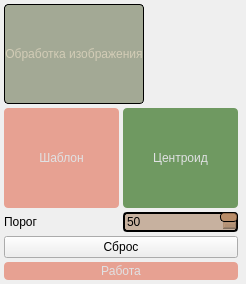
<?xml version="1.0" encoding="UTF-8"?>
<ui version="4.0">
 <class>WidgetProcessingImageControl</class>
 <widget class="QWidget" name="WidgetProcessingImageControl">
  <property name="geometry">
   <rect>
    <x>0</x>
    <y>0</y>
    <width>246</width>
    <height>284</height>
   </rect>
  </property>
  <property name="windowTitle">
   <string>Form</string>
  </property>
  <property name="styleSheet">
   <string notr="true">/* ---------------------------------------------------------------------------

    WARNING! File created programmatically. All changes made in this file will be lost!

    Created by the qtsass compiler v0.3.0

    The definitions are in the &quot;qdarkstyle.qss._styles.scss&quot; module

--------------------------------------------------------------------------- */
/* Light Style - QDarkStyleSheet ------------------------------------------ */
/*

See Qt documentation:

  - https://doc.qt.io/qt-5/stylesheet.html
  - https://doc.qt.io/qt-5/stylesheet-reference.html
  - https://doc.qt.io/qt-5/stylesheet-examples.html

--------------------------------------------------------------------------- */
/* Reset elements ------------------------------------------------------------

Resetting everything helps to unify styles across different operating systems

--------------------------------------------------------------------------- */
* {
  padding: 0px;
  margin: 0px;
  border: 0px;
  border-style: none;
  border-image: none;
  outline: 0;
}

/* specific reset for elements inside QToolBar */
QToolBar * {
  margin: 0px;
  padding: 0px;
}

/* QWidget ----------------------------------------------------------------

--------------------------------------------------------------------------- */
QWidget {
	/*background-color: #19232D;*/
	
	background-color: rgb(46, 65, 83);

  border: 0px solid #455364;
  padding: 0px;
  color: #E0E1E3;
  selection-background-color: #346792;
  selection-color: #E0E1E3;
}

QWidget:disabled {
  background-color: #19232D;
  color: #9DA9B5;
  selection-background-color: #26486B;
  selection-color: #9DA9B5;
}

QWidget::item:selected {
  background-color: #346792;
}

QWidget::item:hover:!selected {
  background-color: #1A72BB;
}

/* QMainWindow ------------------------------------------------------------

This adjusts the splitter in the dock widget, not qsplitter
https://doc.qt.io/qt-5/stylesheet-examples.html#customizing-qmainwindow

--------------------------------------------------------------------------- */
QMainWindow::separator {
  background-color: #455364;
  border: 0px solid #19232D;
  spacing: 0px;
  padding: 2px;
}

QMainWindow::separator:hover {
  background-color: #60798B;
  border: 0px solid #1A72BB;
}

QMainWindow::separator:horizontal {
  width: 5px;
  margin-top: 2px;
  margin-bottom: 2px;
  image: url(&quot;:/qss_icons/dark/rc/toolbar_separator_vertical.png&quot;);
}

QMainWindow::separator:vertical {
  height: 5px;
  margin-left: 2px;
  margin-right: 2px;
  image: url(&quot;:/qss_icons/dark/rc/toolbar_separator_horizontal.png&quot;);
}

/* QToolTip ---------------------------------------------------------------

https://doc.qt.io/qt-5/stylesheet-examples.html#customizing-qtooltip

--------------------------------------------------------------------------- */
QToolTip {
  background-color: #346792;
  color: #E0E1E3;
  /* If you remove the border property, background stops working on Windows */
  border: none;
  /* Remove padding, for fix combo box tooltip */
  padding: 0px;
  /* Remove opacity, fix #174 - may need to use RGBA */
}

/* QStatusBar -------------------------------------------------------------

https://doc.qt.io/qt-5/stylesheet-examples.html#customizing-qstatusbar

--------------------------------------------------------------------------- */
QStatusBar {
  border: 1px solid #455364;
  /* Fixes Spyder #9120, #9121 */
  background: #455364;
  /* Fixes #205, white vertical borders separating items */
}

QStatusBar::item {
  border: none;
}

QStatusBar QToolTip {
  background-color: #1A72BB;
  border: 1px solid #19232D;
  color: #19232D;
  /* Remove padding, for fix combo box tooltip */
  padding: 0px;
  /* Reducing transparency to read better */
  opacity: 230;
}

QStatusBar QLabel {
  /* Fixes Spyder #9120, #9121 */
  background: transparent;
}

/* QCheckBox --------------------------------------------------------------

https://doc.qt.io/qt-5/stylesheet-examples.html#customizing-qcheckbox

--------------------------------------------------------------------------- */
QCheckBox {
  background-color: #19232D;
  color: #E0E1E3;
  spacing: 4px;
  outline: none;
  padding-top: 4px;
  padding-bottom: 4px;
}

QCheckBox:focus {
  border: none;
}

QCheckBox QWidget:disabled {
  background-color: #19232D;
  color: #9DA9B5;
}

QCheckBox::indicator {
  margin-left: 2px;
  height: 14px;
  width: 14px;
}

QCheckBox::indicator:unchecked {
  image: url(&quot;:/qss_icons/dark/rc/checkbox_unchecked.png&quot;);
}

QCheckBox::indicator:unchecked:hover, QCheckBox::indicator:unchecked:focus, QCheckBox::indicator:unchecked:pressed {
  border: none;
  image: url(&quot;:/qss_icons/dark/rc/checkbox_unchecked_focus.png&quot;);
}

QCheckBox::indicator:unchecked:disabled {
  image: url(&quot;:/qss_icons/dark/rc/checkbox_unchecked_disabled.png&quot;);
}

QCheckBox::indicator:checked {
  image: url(&quot;:/qss_icons/dark/rc/checkbox_checked.png&quot;);
}

QCheckBox::indicator:checked:hover, QCheckBox::indicator:checked:focus, QCheckBox::indicator:checked:pressed {
  border: none;
  image: url(&quot;:/qss_icons/dark/rc/checkbox_checked_focus.png&quot;);
}

QCheckBox::indicator:checked:disabled {
  image: url(&quot;:/qss_icons/dark/rc/checkbox_checked_disabled.png&quot;);
}

QCheckBox::indicator:indeterminate {
  image: url(&quot;:/qss_icons/dark/rc/checkbox_indeterminate.png&quot;);
}

QCheckBox::indicator:indeterminate:disabled {
  image: url(&quot;:/qss_icons/dark/rc/checkbox_indeterminate_disabled.png&quot;);
}

QCheckBox::indicator:indeterminate:focus, QCheckBox::indicator:indeterminate:hover, QCheckBox::indicator:indeterminate:pressed {
  image: url(&quot;:/qss_icons/dark/rc/checkbox_indeterminate_focus.png&quot;);
}

/* QGroupBox --------------------------------------------------------------

https://doc.qt.io/qt-5/stylesheet-examples.html#customizing-qgroupbox

--------------------------------------------------------------------------- */
QGroupBox {
  font-weight: bold;
  border: 1px solid #455364;
  border-radius: 4px;
  padding: 2px;
  margin-top: 6px;
  margin-bottom: 4px;
}



QGroupBox::indicator {
  margin-left: 2px;
  margin-top: 2px;
  padding: 0;
  height: 14px;
  width: 14px;
}

QGroupBox::indicator:unchecked {
  border: none;
  image: url(&quot;:/qss_icons/dark/rc/checkbox_unchecked.png&quot;);
}

QGroupBox::indicator:unchecked:hover, QGroupBox::indicator:unchecked:focus, QGroupBox::indicator:unchecked:pressed {
  border: none;
  image: url(&quot;:/qss_icons/dark/rc/checkbox_unchecked_focus.png&quot;);
}

QGroupBox::indicator:unchecked:disabled {
  image: url(&quot;:/qss_icons/dark/rc/checkbox_unchecked_disabled.png&quot;);
}

QGroupBox::indicator:checked {
  border: none;
  image: url(&quot;:/qss_icons/dark/rc/checkbox_checked.png&quot;);
}

QGroupBox::indicator:checked:hover, QGroupBox::indicator:checked:focus, QGroupBox::indicator:checked:pressed {
  border: none;
  image: url(&quot;:/qss_icons/dark/rc/checkbox_checked_focus.png&quot;);
}

QGroupBox::indicator:checked:disabled {
  image: url(&quot;:/qss_icons/dark/rc/checkbox_checked_disabled.png&quot;);
}

/* QRadioButton -----------------------------------------------------------

https://doc.qt.io/qt-5/stylesheet-examples.html#customizing-qradiobutton

--------------------------------------------------------------------------- */
QRadioButton {
  background-color: #19232D;
  color: #E0E1E3;
  spacing: 4px;
  padding-top: 4px;
  padding-bottom: 4px;
  border: none;
  outline: none;
}

QRadioButton:focus {
  border: none;
}

QRadioButton:disabled {
  background-color: #19232D;
  color: #9DA9B5;
  border: none;
  outline: none;
}

QRadioButton QWidget {
  background-color: #19232D;
  color: #E0E1E3;
  spacing: 0px;
  padding: 0px;
  outline: none;
  border: none;
}

QRadioButton::indicator {
  border: none;
  outline: none;
  margin-left: 2px;
  height: 14px;
  width: 14px;
}

QRadioButton::indicator:unchecked {
  image: url(&quot;:/qss_icons/dark/rc/radio_unchecked.png&quot;);
}

QRadioButton::indicator:unchecked:hover, QRadioButton::indicator:unchecked:focus, QRadioButton::indicator:unchecked:pressed {
  border: none;
  outline: none;
  image: url(&quot;:/qss_icons/dark/rc/radio_unchecked_focus.png&quot;);
}

QRadioButton::indicator:unchecked:disabled {
  image: url(&quot;:/qss_icons/dark/rc/radio_unchecked_disabled.png&quot;);
}

QRadioButton::indicator:checked {
  border: none;
  outline: none;
  image: url(&quot;:/qss_icons/dark/rc/radio_checked.png&quot;);
}

QRadioButton::indicator:checked:hover, QRadioButton::indicator:checked:focus, QRadioButton::indicator:checked:pressed {
  border: none;
  outline: none;
  image: url(&quot;:/qss_icons/dark/rc/radio_checked_focus.png&quot;);
}

QRadioButton::indicator:checked:disabled {
  outline: none;
  image: url(&quot;:/qss_icons/dark/rc/radio_checked_disabled.png&quot;);
}

/* QMenuBar ---------------------------------------------------------------

https://doc.qt.io/qt-5/stylesheet-examples.html#customizing-qmenubar

--------------------------------------------------------------------------- */
QMenuBar {
  background-color: #455364;
  padding: 2px;
  border: 1px solid #19232D;
  color: #E0E1E3;
  selection-background-color: #1A72BB;
}

QMenuBar:focus {
  border: 1px solid #346792;
}

QMenuBar::item {
  background: transparent;
  padding: 4px;
}

QMenuBar::item:selected {
  padding: 4px;
  background: transparent;
  border: 0px solid #455364;
  background-color: #1A72BB;
}

QMenuBar::item:pressed {
  padding: 4px;
  border: 0px solid #455364;
  background-color: #1A72BB;
  color: #E0E1E3;
  margin-bottom: 0px;
  padding-bottom: 0px;
}

/* QMenu ------------------------------------------------------------------

https://doc.qt.io/qt-5/stylesheet-examples.html#customizing-qmenu

--------------------------------------------------------------------------- */
QMenu {
  border: 0px solid #455364;
  color: #E0E1E3;
  margin: 0px;
  background-color: #37414F;
  selection-background-color: #1A72BB;
}

QMenu::separator {
  height: 1px;
  background-color: #60798B;
  color: #E0E1E3;
}

QMenu::item {
  background-color: #37414F;
  padding: 4px 24px 4px 28px;
  /* Reserve space for selection border */
  border: 1px transparent #455364;
}

QMenu::item:selected {
  color: #E0E1E3;
  background-color: #1A72BB;
}

QMenu::item:pressed {
  background-color: #1A72BB;
}

QMenu::icon {
  padding-left: 10px;
  width: 14px;
  height: 14px;
}

QMenu::indicator {
  padding-left: 8px;
  width: 12px;
  height: 12px;
  /* non-exclusive indicator = check box style indicator (see QActionGroup::setExclusive) */
  /* exclusive indicator = radio button style indicator (see QActionGroup::setExclusive) */
}

QMenu::indicator:non-exclusive:unchecked {
  image: url(&quot;:/qss_icons/dark/rc/checkbox_unchecked.png&quot;);
}

QMenu::indicator:non-exclusive:unchecked:hover, QMenu::indicator:non-exclusive:unchecked:focus, QMenu::indicator:non-exclusive:unchecked:pressed {
  border: none;
  image: url(&quot;:/qss_icons/dark/rc/checkbox_unchecked_focus.png&quot;);
}

QMenu::indicator:non-exclusive:unchecked:disabled {
  image: url(&quot;:/qss_icons/dark/rc/checkbox_unchecked_disabled.png&quot;);
}

QMenu::indicator:non-exclusive:checked {
  image: url(&quot;:/qss_icons/dark/rc/checkbox_checked.png&quot;);
}

QMenu::indicator:non-exclusive:checked:hover, QMenu::indicator:non-exclusive:checked:focus, QMenu::indicator:non-exclusive:checked:pressed {
  border: none;
  image: url(&quot;:/qss_icons/dark/rc/checkbox_checked_focus.png&quot;);
}

QMenu::indicator:non-exclusive:checked:disabled {
  image: url(&quot;:/qss_icons/dark/rc/checkbox_checked_disabled.png&quot;);
}

QMenu::indicator:non-exclusive:indeterminate {
  image: url(&quot;:/qss_icons/dark/rc/checkbox_indeterminate.png&quot;);
}

QMenu::indicator:non-exclusive:indeterminate:disabled {
  image: url(&quot;:/qss_icons/dark/rc/checkbox_indeterminate_disabled.png&quot;);
}

QMenu::indicator:non-exclusive:indeterminate:focus, QMenu::indicator:non-exclusive:indeterminate:hover, QMenu::indicator:non-exclusive:indeterminate:pressed {
  image: url(&quot;:/qss_icons/dark/rc/checkbox_indeterminate_focus.png&quot;);
}

QMenu::indicator:exclusive:unchecked {
  image: url(&quot;:/qss_icons/dark/rc/radio_unchecked.png&quot;);
}

QMenu::indicator:exclusive:unchecked:hover, QMenu::indicator:exclusive:unchecked:focus, QMenu::indicator:exclusive:unchecked:pressed {
  border: none;
  outline: none;
  image: url(&quot;:/qss_icons/dark/rc/radio_unchecked_focus.png&quot;);
}

QMenu::indicator:exclusive:unchecked:disabled {
  image: url(&quot;:/qss_icons/dark/rc/radio_unchecked_disabled.png&quot;);
}

QMenu::indicator:exclusive:checked {
  border: none;
  outline: none;
  image: url(&quot;:/qss_icons/dark/rc/radio_checked.png&quot;);
}

QMenu::indicator:exclusive:checked:hover, QMenu::indicator:exclusive:checked:focus, QMenu::indicator:exclusive:checked:pressed {
  border: none;
  outline: none;
  image: url(&quot;:/qss_icons/dark/rc/radio_checked_focus.png&quot;);
}

QMenu::indicator:exclusive:checked:disabled {
  outline: none;
  image: url(&quot;:/qss_icons/dark/rc/radio_checked_disabled.png&quot;);
}

QMenu::right-arrow {
  margin: 5px;
  padding-left: 12px;
  image: url(&quot;:/qss_icons/dark/rc/arrow_right.png&quot;);
  height: 12px;
  width: 12px;
}

/* QAbstractItemView ------------------------------------------------------

https://doc.qt.io/qt-5/stylesheet-examples.html#customizing-qcombobox

--------------------------------------------------------------------------- */
QAbstractItemView {
  alternate-background-color: #19232D;
  color: #E0E1E3;
  border: 1px solid #455364;
  border-radius: 4px;
}

QAbstractItemView QLineEdit {
  padding: 2px;
}

/* QAbstractScrollArea ----------------------------------------------------

https://doc.qt.io/qt-5/stylesheet-examples.html#customizing-qabstractscrollarea

--------------------------------------------------------------------------- */
QAbstractScrollArea {
  background-color: #19232D;
  border: 1px solid #455364;
  border-radius: 4px;
  /* fix #159 */
  padding: 2px;
  /* remove min-height to fix #244 */
  color: #E0E1E3;
}

QAbstractScrollArea:disabled {
  color: #9DA9B5;
}

/* QScrollArea ------------------------------------------------------------

--------------------------------------------------------------------------- */
QScrollArea QWidget QWidget:disabled {
  background-color: #19232D;
}

/* QScrollBar -------------------------------------------------------------

https://doc.qt.io/qt-5/stylesheet-examples.html#customizing-qscrollbar

--------------------------------------------------------------------------- */
QScrollBar:horizontal {
  height: 16px;
  margin: 2px 16px 2px 16px;
  border: 1px solid #455364;
  border-radius: 4px;
  background-color: #19232D;
}

QScrollBar:vertical {
  background-color: #19232D;
  width: 16px;
  margin: 16px 2px 16px 2px;
  border: 1px solid #455364;
  border-radius: 4px;
}

QScrollBar::handle:horizontal {
  background-color: #60798B;
  border: 1px solid #455364;
  border-radius: 4px;
  min-width: 8px;
}

QScrollBar::handle:horizontal:hover {
  background-color: #346792;
  border: #346792;
  border-radius: 4px;
  min-width: 8px;
}

QScrollBar::handle:horizontal:focus {
  border: 1px solid #1A72BB;
}

QScrollBar::handle:vertical {
  background-color: #60798B;
  border: 1px solid #455364;
  min-height: 8px;
  border-radius: 4px;
}

QScrollBar::handle:vertical:hover {
  background-color: #346792;
  border: #346792;
  border-radius: 4px;
  min-height: 8px;
}

QScrollBar::handle:vertical:focus {
  border: 1px solid #1A72BB;
}

QScrollBar::add-line:horizontal {
  margin: 0px 0px 0px 0px;
  border-image: url(&quot;:/qss_icons/dark/rc/arrow_right_disabled.png&quot;);
  height: 12px;
  width: 12px;
  subcontrol-position: right;
  subcontrol-origin: margin;
}

QScrollBar::add-line:horizontal:hover, QScrollBar::add-line:horizontal:on {
  border-image: url(&quot;:/qss_icons/dark/rc/arrow_right.png&quot;);
  height: 12px;
  width: 12px;
  subcontrol-position: right;
  subcontrol-origin: margin;
}

QScrollBar::add-line:vertical {
  margin: 3px 0px 3px 0px;
  border-image: url(&quot;:/qss_icons/dark/rc/arrow_down_disabled.png&quot;);
  height: 12px;
  width: 12px;
  subcontrol-position: bottom;
  subcontrol-origin: margin;
}

QScrollBar::add-line:vertical:hover, QScrollBar::add-line:vertical:on {
  border-image: url(&quot;:/qss_icons/dark/rc/arrow_down.png&quot;);
  height: 12px;
  width: 12px;
  subcontrol-position: bottom;
  subcontrol-origin: margin;
}

QScrollBar::sub-line:horizontal {
  margin: 0px 3px 0px 3px;
  border-image: url(&quot;:/qss_icons/dark/rc/arrow_left_disabled.png&quot;);
  height: 12px;
  width: 12px;
  subcontrol-position: left;
  subcontrol-origin: margin;
}

QScrollBar::sub-line:horizontal:hover, QScrollBar::sub-line:horizontal:on {
  border-image: url(&quot;:/qss_icons/dark/rc/arrow_left.png&quot;);
  height: 12px;
  width: 12px;
  subcontrol-position: left;
  subcontrol-origin: margin;
}

QScrollBar::sub-line:vertical {
  margin: 3px 0px 3px 0px;
  border-image: url(&quot;:/qss_icons/dark/rc/arrow_up_disabled.png&quot;);
  height: 12px;
  width: 12px;
  subcontrol-position: top;
  subcontrol-origin: margin;
}

QScrollBar::sub-line:vertical:hover, QScrollBar::sub-line:vertical:on {
  border-image: url(&quot;:/qss_icons/dark/rc/arrow_up.png&quot;);
  height: 12px;
  width: 12px;
  subcontrol-position: top;
  subcontrol-origin: margin;
}

QScrollBar::up-arrow:horizontal, QScrollBar::down-arrow:horizontal {
  background: none;
}

QScrollBar::up-arrow:vertical, QScrollBar::down-arrow:vertical {
  background: none;
}

QScrollBar::add-page:horizontal, QScrollBar::sub-page:horizontal {
  background: none;
}

QScrollBar::add-page:vertical, QScrollBar::sub-page:vertical {
  background: none;
}

/* QTextEdit --------------------------------------------------------------

https://doc.qt.io/qt-5/stylesheet-examples.html#customizing-specific-widgets

--------------------------------------------------------------------------- */
QTextEdit {
  background-color: #19232D;
  color: #E0E1E3;
  border-radius: 4px;
  border: 1px solid #455364;
}

QTextEdit:focus {
  border: 1px solid #1A72BB;
}

QTextEdit:selected {
  background: #346792;
  color: #455364;
}

/* QPlainTextEdit ---------------------------------------------------------

--------------------------------------------------------------------------- */
QPlainTextEdit {
  background-color: #19232D;
  color: #E0E1E3;
  border-radius: 4px;
  border: 1px solid #455364;
}

QPlainTextEdit:focus {
  border: 1px solid #1A72BB;
}

QPlainTextEdit:selected {
  background: #346792;
  color: #455364;
}

/* QSizeGrip --------------------------------------------------------------

https://doc.qt.io/qt-5/stylesheet-examples.html#customizing-qsizegrip

--------------------------------------------------------------------------- */
QSizeGrip {
  background: transparent;
  width: 12px;
  height: 12px;
  image: url(&quot;:/qss_icons/dark/rc/window_grip.png&quot;);
}

/* QStackedWidget ---------------------------------------------------------

--------------------------------------------------------------------------- */
QStackedWidget {
  padding: 2px;
  border: 1px solid #455364;
  border: 1px solid #19232D;
}

/* QToolBar ---------------------------------------------------------------

https://doc.qt.io/qt-5/stylesheet-examples.html#customizing-qtoolbar

--------------------------------------------------------------------------- */
QToolBar {
  background-color: #455364;
  border-bottom: 1px solid #19232D;
  padding: 1px;
  font-weight: bold;
  spacing: 2px;
}

QToolBar:disabled {
  /* Fixes #272 */
  background-color: #455364;
}

QToolBar::handle:horizontal {
  width: 16px;
  image: url(&quot;:/qss_icons/dark/rc/toolbar_move_horizontal.png&quot;);
}

QToolBar::handle:vertical {
  height: 16px;
  image: url(&quot;:/qss_icons/dark/rc/toolbar_move_vertical.png&quot;);
}

QToolBar::separator:horizontal {
  width: 16px;
  image: url(&quot;:/qss_icons/dark/rc/toolbar_separator_horizontal.png&quot;);
}

QToolBar::separator:vertical {
  height: 16px;
  image: url(&quot;:/qss_icons/dark/rc/toolbar_separator_vertical.png&quot;);
}

QToolButton#qt_toolbar_ext_button {
  background: #455364;
  border: 0px;
  color: #E0E1E3;
  image: url(&quot;:/qss_icons/dark/rc/arrow_right.png&quot;);
}

/* QAbstractSpinBox -------------------------------------------------------

--------------------------------------------------------------------------- */
QAbstractSpinBox {
  background-color: #19232D;
  border: 1px solid #455364;
  color: #E0E1E3;
  /* This fixes 103, 111 */
  padding-top: 2px;
  /* This fixes 103, 111 */
  padding-bottom: 2px;
  padding-left: 4px;
  padding-right: 4px;
  border-radius: 4px;
  /* min-width: 5px; removed to fix 109 */
}

QAbstractSpinBox:up-button {
  background-color: transparent #19232D;
  subcontrol-origin: border;
  subcontrol-position: top right;
  border-left: 1px solid #455364;
  border-bottom: 1px solid #455364;
  border-top-left-radius: 0;
  border-bottom-left-radius: 0;
  margin: 1px;
  width: 12px;
  margin-bottom: -1px;
}

QAbstractSpinBox::up-arrow, QAbstractSpinBox::up-arrow:disabled, QAbstractSpinBox::up-arrow:off {
  image: url(&quot;:/qss_icons/dark/rc/arrow_up_disabled.png&quot;);
  height: 8px;
  width: 8px;
}

QAbstractSpinBox::up-arrow:hover {
  image: url(&quot;:/qss_icons/dark/rc/arrow_up.png&quot;);
}

QAbstractSpinBox:down-button {
  background-color: transparent #19232D;
  subcontrol-origin: border;
  subcontrol-position: bottom right;
  border-left: 1px solid #455364;
  border-top: 1px solid #455364;
  border-top-left-radius: 0;
  border-bottom-left-radius: 0;
  margin: 1px;
  width: 12px;
  margin-top: -1px;
}

QAbstractSpinBox::down-arrow, QAbstractSpinBox::down-arrow:disabled, QAbstractSpinBox::down-arrow:off {
  image: url(&quot;:/qss_icons/dark/rc/arrow_down_disabled.png&quot;);
  height: 8px;
  width: 8px;
}

QAbstractSpinBox::down-arrow:hover {
  image: url(&quot;:/qss_icons/dark/rc/arrow_down.png&quot;);
}

QAbstractSpinBox:hover {
  border: 1px solid #346792;
  color: #E0E1E3;
}

QAbstractSpinBox:focus {
  border: 1px solid #1A72BB;
}

QAbstractSpinBox:selected {
  background: #346792;
  color: #455364;
}

/* ------------------------------------------------------------------------ */
/* DISPLAYS --------------------------------------------------------------- */
/* ------------------------------------------------------------------------ */
/* QLabel -----------------------------------------------------------------

https://doc.qt.io/qt-5/stylesheet-examples.html#customizing-qframe

--------------------------------------------------------------------------- */
QLabel {
  background-color: #19232D;
  border: 0px solid #455364;
  padding: 2px;
  margin: 0px;
  color: #E0E1E3;
}

QLabel:disabled {
  background-color: #19232D;
  border: 0px solid #455364;
  color: #9DA9B5;
}

/* QTextBrowser -----------------------------------------------------------

https://doc.qt.io/qt-5/stylesheet-examples.html#customizing-qabstractscrollarea

--------------------------------------------------------------------------- */
QTextBrowser {
  background-color: #19232D;
  border: 1px solid #455364;
  color: #E0E1E3;
  border-radius: 4px;
}

QTextBrowser:disabled {
  background-color: #19232D;
  border: 1px solid #455364;
  color: #9DA9B5;
  border-radius: 4px;
}

QTextBrowser:hover, QTextBrowser:!hover, QTextBrowser:selected, QTextBrowser:pressed {
  border: 1px solid #455364;
}

/* QGraphicsView ----------------------------------------------------------

--------------------------------------------------------------------------- */
QGraphicsView {
  background-color: #19232D;
  border: 1px solid #455364;
  color: #E0E1E3;
  border-radius: 4px;
}

QGraphicsView:disabled {
  background-color: #19232D;
  border: 1px solid #455364;
  color: #9DA9B5;
  border-radius: 4px;
}

QGraphicsView:hover, QGraphicsView:!hover, QGraphicsView:selected, QGraphicsView:pressed {
  border: 1px solid #455364;
}

/* QCalendarWidget --------------------------------------------------------

--------------------------------------------------------------------------- */
QCalendarWidget {
  border: 1px solid #455364;
  border-radius: 4px;
}

QCalendarWidget:disabled {
  background-color: #19232D;
  color: #9DA9B5;
}

/* QLCDNumber -------------------------------------------------------------

--------------------------------------------------------------------------- */
QLCDNumber {
  background-color: #19232D;
  color: #E0E1E3;
}

QLCDNumber:disabled {
  background-color: #19232D;
  color: #9DA9B5;
}

/* QProgressBar -----------------------------------------------------------

https://doc.qt.io/qt-5/stylesheet-examples.html#customizing-qprogressbar

--------------------------------------------------------------------------- */
QProgressBar {
  background-color: #19232D;
  border: 1px solid #455364;
  color: #E0E1E3;
  border-radius: 4px;
  text-align: center;
}

QProgressBar:disabled {
  background-color: #19232D;
  border: 1px solid #455364;
  color: #9DA9B5;
  border-radius: 4px;
  text-align: center;
}

QProgressBar::chunk {
  background-color: #346792;
  color: #19232D;
  border-radius: 4px;
}

QProgressBar::chunk:disabled {
  background-color: #26486B;
  color: #9DA9B5;
  border-radius: 4px;
}

/* ------------------------------------------------------------------------ */
/* BUTTONS ---------------------------------------------------------------- */
/* ------------------------------------------------------------------------ */
/* QPushButton ------------------------------------------------------------

https://doc.qt.io/qt-5/stylesheet-examples.html#customizing-qpushbutton

--------------------------------------------------------------------------- */
QPushButton {
  background-color: #455364;
  color: #E0E1E3;
  border-radius: 4px;
  padding: 2px;
  outline: none;
  border: none;
}

QPushButton:disabled {
  background-color: #455364;
  color: #9DA9B5;
  border-radius: 4px;
  padding: 2px;
}

QPushButton:checked {
  background-color: #60798B;
  border-radius: 4px;
  padding: 2px;
  outline: none;
}

QPushButton:checked:disabled {
  background-color: #60798B;
  color: #9DA9B5;
  border-radius: 4px;
  padding: 2px;
  outline: none;
}

QPushButton:checked:selected {
  background: #60798B;
}

QPushButton:hover {
  background-color: #54687A;
  color: #E0E1E3;
}

QPushButton:pressed {
  background-color: #60798B;
}

QPushButton:selected {
  background: #60798B;
  color: #E0E1E3;
}

QPushButton::menu-indicator {
  subcontrol-origin: padding;
  subcontrol-position: bottom right;
  bottom: 4px;
}

QDialogButtonBox QPushButton {
  /* Issue #194 #248 - Special case of QPushButton inside dialogs, for better UI */
  min-width: 80px;
}

/* QToolButton ------------------------------------------------------------

https://doc.qt.io/qt-5/stylesheet-examples.html#customizing-qtoolbutton

--------------------------------------------------------------------------- */
QToolButton {
  background-color: #455364;
  color: #E0E1E3;
  border-radius: 4px;
  padding: 2px;
  outline: none;
  border: none;
  /* The subcontrols below are used only in the DelayedPopup mode */
  /* The subcontrols below are used only in the MenuButtonPopup mode */
  /* The subcontrol below is used only in the InstantPopup or DelayedPopup mode */
}

QToolButton:disabled {
  background-color: #455364;
  color: #9DA9B5;
  border-radius: 4px;
  padding: 2px;
}

QToolButton:checked {
  background-color: #60798B;
  border-radius: 4px;
  padding: 2px;
  outline: none;
}

QToolButton:checked:disabled {
  background-color: #60798B;
  color: #9DA9B5;
  border-radius: 4px;
  padding: 2px;
  outline: none;
}

QToolButton:checked:hover {
  background-color: #54687A;
  color: #E0E1E3;
}

QToolButton:checked:pressed {
  background-color: #60798B;
}

QToolButton:checked:selected {
  background: #60798B;
  color: #E0E1E3;
}

QToolButton:hover {
  background-color: #54687A;
  color: #E0E1E3;
}

QToolButton:pressed {
  background-color: #60798B;
}

QToolButton:selected {
  background: #60798B;
  color: #E0E1E3;
}

QToolButton[popupMode=&quot;0&quot;] {
  /* Only for DelayedPopup */
  padding-right: 2px;
}

QToolButton[popupMode=&quot;1&quot;] {
  /* Only for MenuButtonPopup */
  padding-right: 20px;
}

QToolButton[popupMode=&quot;1&quot;]::menu-button {
  border: none;
}

QToolButton[popupMode=&quot;1&quot;]::menu-button:hover {
  border: none;
  border-left: 1px solid #455364;
  border-radius: 0;
}

QToolButton[popupMode=&quot;2&quot;] {
  /* Only for InstantPopup */
  padding-right: 2px;
}

QToolButton::menu-button {
  padding: 2px;
  border-radius: 4px;
  width: 12px;
  border: none;
  outline: none;
}

QToolButton::menu-button:hover {
  border: 1px solid #346792;
}

QToolButton::menu-button:checked:hover {
  border: 1px solid #346792;
}

QToolButton::menu-indicator {
  image: url(&quot;:/qss_icons/dark/rc/arrow_down.png&quot;);
  height: 8px;
  width: 8px;
  top: 0;
  /* Exclude a shift for better image */
  left: -2px;
  /* Shift it a bit */
}

QToolButton::menu-arrow {
  image: url(&quot;:/qss_icons/dark/rc/arrow_down.png&quot;);
  height: 8px;
  width: 8px;
}

QToolButton::menu-arrow:hover {
  image: url(&quot;:/qss_icons/dark/rc/arrow_down_focus.png&quot;);
}

/* QCommandLinkButton -----------------------------------------------------

--------------------------------------------------------------------------- */
QCommandLinkButton {
  background-color: transparent;
  border: 1px solid #455364;
  color: #E0E1E3;
  border-radius: 4px;
  padding: 0px;
  margin: 0px;
}

QCommandLinkButton:disabled {
  background-color: transparent;
  color: #9DA9B5;
}

/* ------------------------------------------------------------------------ */
/* INPUTS - NO FIELDS ----------------------------------------------------- */
/* ------------------------------------------------------------------------ */
/* QComboBox --------------------------------------------------------------

https://doc.qt.io/qt-5/stylesheet-examples.html#customizing-qcombobox

--------------------------------------------------------------------------- */
QComboBox {
  border: 1px solid #455364;
  border-radius: 4px;
  selection-background-color: #346792;
  padding-left: 4px;
  padding-right: 4px;
  /* padding-right = 36; 4 + 16*2 See scrollbar size */
  /* changed to 4px to fix #239 */
  /* Fixes #103, #111 */
  min-height: 1.5em;
  /* padding-top: 2px;     removed to fix #132 */
  /* padding-bottom: 2px;  removed to fix #132 */
  /* min-width: 75px;      removed to fix #109 */
  /* Needed to remove indicator - fix #132 */
}

QComboBox QAbstractItemView {
  border: 1px solid #455364;
  border-radius: 0;
  background-color: #19232D;
  selection-background-color: #346792;
}

QComboBox QAbstractItemView:hover {
  background-color: #19232D;
  color: #E0E1E3;
}

QComboBox QAbstractItemView:selected {
  background: #346792;
  color: #455364;
}

QComboBox QAbstractItemView:alternate {
  background: #19232D;
}

QComboBox:disabled {
  background-color: #19232D;
  color: #9DA9B5;
}

QComboBox:hover {
  border: 1px solid #346792;
}

QComboBox:focus {
  border: 1px solid #1A72BB;
}

QComboBox:on {
  selection-background-color: #346792;
}

QComboBox::indicator {
  border: none;
  border-radius: 0;
  background-color: transparent;
  selection-background-color: transparent;
  color: transparent;
  selection-color: transparent;
  /* Needed to remove indicator - fix #132 */
}

QComboBox::indicator:alternate {
  background: #19232D;
}

QComboBox::item {
  /* Remove to fix #282, #285 and MR #288*/
  /*&amp;:checked {
            font-weight: bold;
        }

        &amp;:selected {
            border: 0px solid transparent;
        }
        */
}

QComboBox::item:alternate {
  background: #19232D;
}</string>
  </property>
  <layout class="QGridLayout" name="gridLayout">
   <property name="leftMargin">
    <number>4</number>
   </property>
   <property name="topMargin">
    <number>4</number>
   </property>
   <property name="rightMargin">
    <number>4</number>
   </property>
   <property name="bottomMargin">
    <number>4</number>
   </property>
   <property name="spacing">
    <number>4</number>
   </property>
   <item row="1" column="1">
    <widget class="QPushButton" name="butProcessCentroid">
     <property name="sizePolicy">
      <sizepolicy hsizetype="MinimumExpanding" vsizetype="Minimum">
       <horstretch>0</horstretch>
       <verstretch>0</verstretch>
      </sizepolicy>
     </property>
     <property name="styleSheet">
      <string notr="true">QPushButton {
	background-color: rgba(220, 59, 23,110);
  color: #E0E1E3;
  border-radius: 4px;
  padding: 2px;
  outline: none;
  border: none;
	font: 14pt &quot;Ubuntu&quot;;
}

QPushButton:disabled {
  background-color: #455364;
  color: #9DA9B5;
  border-radius: 4px;
  padding: 2px;
}

QPushButton:checked {
	background-color: rgba(35, 102, 12,160);
  border-radius: 4px;
  padding: 2px;
  outline: none;
font: 14pt &quot;Ubuntu&quot;;
}

QPushButton:checked:disabled {
  background-color: #60798B;
  color: #9DA9B5;
  border-radius: 4px;
  padding: 2px;
  outline: none;
}

QPushButton:checked:selected {
  background: #60798B;
}

QPushButton:hover {
  background-color: #54687A;
  color: #E0E1E3;
}

QPushButton:pressed {
  background-color: #60798B;
}

QPushButton:selected {
  background: #60798B;
  color: #E0E1E3;
}

QPushButton::menu-indicator {
  subcontrol-origin: padding;
  subcontrol-position: bottom right;
  bottom: 4px;
	background-color: rgb(210, 204, 182);
}

QDialogButtonBox QPushButton {
  /* Issue #194 #248 - Special case of QPushButton inside dialogs, for better UI */
  min-width: 80px;
}</string>
     </property>
     <property name="text">
      <string>Центроид</string>
     </property>
     <property name="checkable">
      <bool>true</bool>
     </property>
     <property name="checked">
      <bool>true</bool>
     </property>
    </widget>
   </item>
   <item row="1" column="0">
    <widget class="QPushButton" name="butProcessTemplate">
     <property name="sizePolicy">
      <sizepolicy hsizetype="Expanding" vsizetype="Minimum">
       <horstretch>0</horstretch>
       <verstretch>0</verstretch>
      </sizepolicy>
     </property>
     <property name="styleSheet">
      <string notr="true">QPushButton {
	background-color: rgba(220, 59, 23,110);
  color: #E0E1E3;
  border-radius: 4px;
  padding: 2px;
  outline: none;
  border: none;
	font: 14pt &quot;Ubuntu&quot;;
}

QPushButton:disabled {
  background-color: #455364;
  color: #9DA9B5;
  border-radius: 4px;
  padding: 2px;
}

QPushButton:checked {
	background-color: rgba(35, 102, 12,160);
  border-radius: 4px;
  padding: 2px;
  outline: none;
font: 14pt &quot;Ubuntu&quot;;
}

QPushButton:checked:disabled {
  background-color: #60798B;
  color: #9DA9B5;
  border-radius: 4px;
  padding: 2px;
  outline: none;
}

QPushButton:checked:selected {
  background: #60798B;
}

QPushButton:hover {
  background-color: #54687A;
  color: #E0E1E3;
}

QPushButton:pressed {
  background-color: #60798B;
}

QPushButton:selected {
  background: #60798B;
  color: #E0E1E3;
}

QPushButton::menu-indicator {
  subcontrol-origin: padding;
  subcontrol-position: bottom right;
  bottom: 4px;
	background-color: rgb(210, 204, 182);
}

QDialogButtonBox QPushButton {
  /* Issue #194 #248 - Special case of QPushButton inside dialogs, for better UI */
  min-width: 80px;
}</string>
     </property>
     <property name="text">
      <string>Шаблон</string>
     </property>
     <property name="checkable">
      <bool>true</bool>
     </property>
    </widget>
   </item>
   <item row="0" column="0" colspan="3">
    <widget class="QLabel" name="label">
     <property name="sizePolicy">
      <sizepolicy hsizetype="Maximum" vsizetype="Preferred">
       <horstretch>0</horstretch>
       <verstretch>0</verstretch>
      </sizepolicy>
     </property>
     <property name="styleSheet">
      <string notr="true">QLabel
{
border: 1px solid line black;
border-radius: 4px;
		background-color: rgba(45, 62, 10,100);
	font: 600 14pt &quot;Ubuntu&quot;;
	color: rgb(210, 204, 182);
}</string>
     </property>
     <property name="text">
      <string>Обработка изображения</string>
     </property>
     <property name="alignment">
      <set>Qt::AlignCenter</set>
     </property>
    </widget>
   </item>
   <item row="5" column="0" colspan="2">
    <widget class="QPushButton" name="butResetProcessing">
     <property name="styleSheet">
      <string notr="true">QPushButton {
	
	font: 600 14pt &quot;Ubuntu&quot;;
}

</string>
     </property>
     <property name="text">
      <string>Сброс</string>
     </property>
    </widget>
   </item>
   <item row="6" column="0" colspan="2">
    <widget class="QPushButton" name="pushButton">
     <property name="sizePolicy">
      <sizepolicy hsizetype="MinimumExpanding" vsizetype="Maximum">
       <horstretch>0</horstretch>
       <verstretch>0</verstretch>
      </sizepolicy>
     </property>
     <property name="styleSheet">
      <string notr="true">QPushButton {
	background-color: rgba(220, 59, 23,110);
  color: #E0E1E3;
  border-radius: 4px;
  padding: 2px;
  outline: none;
  border: none;
	font: 14pt &quot;Ubuntu&quot;;
}

QPushButton:disabled {
  background-color: #455364;
  color: #9DA9B5;
  border-radius: 4px;
  padding: 2px;
}

QPushButton:checked {
	background-color: rgba(35, 102, 12,160);
  border-radius: 4px;
  padding: 2px;
  outline: none;
font: 14pt &quot;Ubuntu&quot;;
}

QPushButton:checked:disabled {
  background-color: #60798B;
  color: #9DA9B5;
  border-radius: 4px;
  padding: 2px;
  outline: none;
}

QPushButton:checked:selected {
  background: #60798B;
}

QPushButton:hover {
  background-color: #54687A;
  color: #E0E1E3;
}

QPushButton:pressed {
  background-color: #60798B;
}

QPushButton:selected {
  background: #60798B;
  color: #E0E1E3;
}

QPushButton::menu-indicator {
  subcontrol-origin: padding;
  subcontrol-position: bottom right;
  bottom: 4px;
	background-color: rgb(210, 204, 182);
}

QDialogButtonBox QPushButton {
  /* Issue #194 #248 - Special case of QPushButton inside dialogs, for better UI */
  min-width: 80px;
}</string>
     </property>
     <property name="text">
      <string>Работа</string>
     </property>
     <property name="checkable">
      <bool>true</bool>
     </property>
     <property name="checked">
      <bool>false</bool>
     </property>
    </widget>
   </item>
   <item row="4" column="0" colspan="2">
    <layout class="QHBoxLayout" name="horizontalLayout">
     <item>
      <widget class="QLabel" name="label_2">
       <property name="styleSheet">
        <string notr="true">QLabel
{

	
	background-color: rgba(255, 255, 255,0);
	font: 600 14pt &quot;Ubuntu&quot;;

}</string>
       </property>
       <property name="text">
        <string>Порог</string>
       </property>
      </widget>
     </item>
     <item>
      <widget class="QSpinBox" name="spinThreshold">
       <property name="sizePolicy">
        <sizepolicy hsizetype="Minimum" vsizetype="Fixed">
         <horstretch>0</horstretch>
         <verstretch>0</verstretch>
        </sizepolicy>
       </property>
       <property name="styleSheet">
        <string notr="true">QSpinBox
{
border: 2px solid line black;
font: 600 14pt &quot;Ubuntu Sans&quot;;
	background-color: rgba(152, 106, 68,120);
  border-radius: 4px;

}

QSpinBox::up-button 
{
    subcontrol-origin: border;
    subcontrol-position: top right; 
    width: 16px; 
  border-radius: 4px;
    border-width: 1px;
border: 1px solid line black;
	background-color: rgba(181, 131, 90,200);
}
QSpinBox::down-button {
    subcontrol-origin: border;
    subcontrol-position: bottom right; /* position at bottom right corner */

    width: 16px;
    border-image: url(:/images/spindown.png) 1;
    border-width: 1px;
    border-top-width: 0;
border: 1px solid line black;
  border-radius: 4px;
background-color: rgba(181, 131, 90,200);
}</string>
       </property>
       <property name="minimum">
        <number>10</number>
       </property>
       <property name="maximum">
        <number>1000</number>
       </property>
       <property name="singleStep">
        <number>10</number>
       </property>
       <property name="value">
        <number>50</number>
       </property>
      </widget>
     </item>
    </layout>
   </item>
  </layout>
 </widget>
 <resources/>
 <connections/>
</ui>
